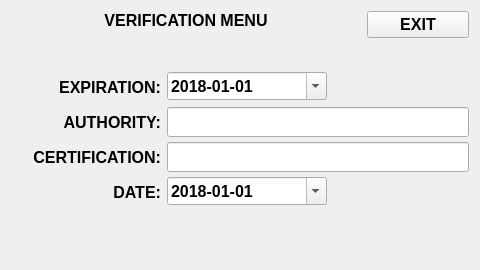
<?xml version="1.0" encoding="UTF-8"?>
<ui version="4.0">
 <class>calibData</class>
 <widget class="QWidget" name="calibData">
  <property name="geometry">
   <rect>
    <x>0</x>
    <y>0</y>
    <width>480</width>
    <height>270</height>
   </rect>
  </property>
  <property name="minimumSize">
   <size>
    <width>480</width>
    <height>270</height>
   </size>
  </property>
  <property name="font">
   <font>
    <pointsize>12</pointsize>
    <weight>75</weight>
    <bold>true</bold>
   </font>
  </property>
  <property name="windowTitle">
   <string>Form</string>
  </property>
  <layout class="QFormLayout" name="formLayout">
   <item row="0" column="0">
    <layout class="QHBoxLayout" name="horizontalLayout">
     <property name="bottomMargin">
      <number>10</number>
     </property>
     <item>
      <widget class="QLabel" name="label_2">
       <property name="minimumSize">
        <size>
         <width>350</width>
         <height>0</height>
        </size>
       </property>
       <property name="text">
        <string>VERIFICATION MENU</string>
       </property>
       <property name="alignment">
        <set>Qt::AlignCenter</set>
       </property>
      </widget>
     </item>
    </layout>
   </item>
   <item row="0" column="1">
    <widget class="QPushButton" name="pb_exit">
     <property name="text">
      <string>EXIT</string>
     </property>
    </widget>
   </item>
   <item row="1" column="0">
    <spacer name="verticalSpacer">
     <property name="orientation">
      <enum>Qt::Vertical</enum>
     </property>
     <property name="sizeType">
      <enum>QSizePolicy::Fixed</enum>
     </property>
     <property name="sizeHint" stdset="0">
      <size>
       <width>20</width>
       <height>20</height>
      </size>
     </property>
    </spacer>
   </item>
   <item row="2" column="0" colspan="2">
    <layout class="QGridLayout" name="gridLayout">
     <property name="horizontalSpacing">
      <number>6</number>
     </property>
     <item row="1" column="0">
      <widget class="QLabel" name="label_5">
       <property name="minimumSize">
        <size>
         <width>150</width>
         <height>30</height>
        </size>
       </property>
       <property name="maximumSize">
        <size>
         <width>16777215</width>
         <height>16777215</height>
        </size>
       </property>
       <property name="text">
        <string>AUTHORITY:</string>
       </property>
       <property name="alignment">
        <set>Qt::AlignRight|Qt::AlignTrailing|Qt::AlignVCenter</set>
       </property>
      </widget>
     </item>
     <item row="2" column="0">
      <widget class="QLabel" name="label_4">
       <property name="minimumSize">
        <size>
         <width>150</width>
         <height>30</height>
        </size>
       </property>
       <property name="maximumSize">
        <size>
         <width>16777215</width>
         <height>16777215</height>
        </size>
       </property>
       <property name="text">
        <string>CERTIFICATION:</string>
       </property>
       <property name="alignment">
        <set>Qt::AlignRight|Qt::AlignTrailing|Qt::AlignVCenter</set>
       </property>
      </widget>
     </item>
     <item row="2" column="1">
      <widget class="vkILine" name="le_certification">
       <property name="minimumSize">
        <size>
         <width>160</width>
         <height>30</height>
        </size>
       </property>
       <property name="maximumSize">
        <size>
         <width>16777215</width>
         <height>16777215</height>
        </size>
       </property>
      </widget>
     </item>
     <item row="1" column="1">
      <widget class="vkILine" name="le_authority">
       <property name="minimumSize">
        <size>
         <width>300</width>
         <height>30</height>
        </size>
       </property>
       <property name="maximumSize">
        <size>
         <width>16777215</width>
         <height>16777215</height>
        </size>
       </property>
      </widget>
     </item>
     <item row="3" column="0">
      <widget class="QLabel" name="label_3">
       <property name="minimumSize">
        <size>
         <width>150</width>
         <height>30</height>
        </size>
       </property>
       <property name="maximumSize">
        <size>
         <width>16777215</width>
         <height>16777215</height>
        </size>
       </property>
       <property name="text">
        <string>DATE:</string>
       </property>
       <property name="alignment">
        <set>Qt::AlignRight|Qt::AlignTrailing|Qt::AlignVCenter</set>
       </property>
      </widget>
     </item>
     <item row="0" column="0">
      <widget class="QLabel" name="label">
       <property name="minimumSize">
        <size>
         <width>150</width>
         <height>30</height>
        </size>
       </property>
       <property name="maximumSize">
        <size>
         <width>16777215</width>
         <height>16777215</height>
        </size>
       </property>
       <property name="text">
        <string>EXPIRATION:</string>
       </property>
       <property name="alignment">
        <set>Qt::AlignRight|Qt::AlignTrailing|Qt::AlignVCenter</set>
       </property>
      </widget>
     </item>
     <item row="3" column="1">
      <widget class="QDateEdit" name="de_date">
       <property name="maximumSize">
        <size>
         <width>160</width>
         <height>16777215</height>
        </size>
       </property>
       <property name="dateTime">
        <datetime>
         <hour>0</hour>
         <minute>0</minute>
         <second>0</second>
         <year>2018</year>
         <month>1</month>
         <day>1</day>
        </datetime>
       </property>
       <property name="displayFormat">
        <string>yyyy-MM-dd</string>
       </property>
       <property name="calendarPopup">
        <bool>true</bool>
       </property>
      </widget>
     </item>
     <item row="0" column="1">
      <widget class="QDateEdit" name="de_expiration">
       <property name="maximumSize">
        <size>
         <width>160</width>
         <height>16777215</height>
        </size>
       </property>
       <property name="displayFormat">
        <string>yyyy-MM-dd</string>
       </property>
       <property name="calendarPopup">
        <bool>true</bool>
       </property>
       <property name="date">
        <date>
         <year>2018</year>
         <month>1</month>
         <day>1</day>
        </date>
       </property>
      </widget>
     </item>
    </layout>
   </item>
  </layout>
 </widget>
 <customwidgets>
  <customwidget>
   <class>vkILine</class>
   <extends>QLineEdit</extends>
   <header>vkiline.h</header>
  </customwidget>
 </customwidgets>
 <resources/>
 <connections/>
</ui>
